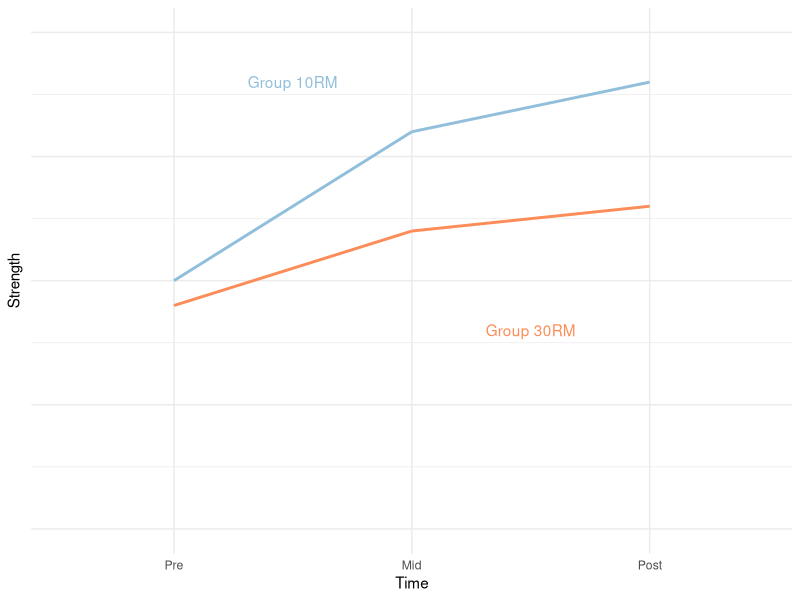

Write R code to recreate this figure.
## ---- chunk 1
library(tidyverse)
colors <- c("#fc8d59", "#ffffbf", "#91bfdb")

line_size <- 1



data.frame(Time = c("Pre", "Mid", "Post"), 
           Strength = c(1, 1, 1)) %>%
  mutate(Time = factor(Time, levels = c("Pre", "Mid", "Post"))) %>%
  ggplot(aes(Time, Strength)) + geom_blank() + 
  scale_y_continuous(limits = c(0, 1)) + 
  
  annotate("segment", x = 1, xend = 2, y = 0.5, yend = 0.8, 
           color = colors[3], 
           size = line_size) +
  annotate("segment", x = 2, xend = 3, y = 0.8, yend = 0.9, 
           color = colors[3], 
           size = line_size) +
  
  annotate("segment", x = 1, xend = 2, y = 0.45, yend = 0.6, 
           color = colors[1], 
           size = line_size) +
  annotate("segment", x = 2, xend = 3, y = 0.6, yend = 0.65, 
           color = colors[1], 
           size = line_size) +

  annotate("text", x = c(2.5, 1.5), y = c(0.4, 0.9), 
           color = c(colors[1], colors[3]), 
           label = c("Group 30RM", "Group 10RM")) +

  theme_minimal() +
  theme(axis.text.y = element_blank()) 


## ---- chunk 2
library(knitr)
data.frame(Coefficient = c("Intercept", "TimeMid", "TimePost", 
                           "Group10RM", "TimeMid:Group10RM", "TimePost:Group10RM"), 
           Estimate = c(0.45, 
                        0.15, 
                        0.2, 
                        0.05, 
                        0.15, 
                        0.2)) %>%
  kable(caption = "Table 1. Regression coefficients from an hypothetical data set.")

## ---- chunk 3
library(knitr)
data.frame(Coefficient = c("TimeMid:Group10RM", "TimePost:Group10RM"), 
           Estimate = c(0.15, 
                        0.2), 
           ci = c("-0.05, 0.35", 
                                     "0.05, 0.35")) %>%
  kable(caption = "Table 2. Interaction coefficients from an hypothetical data set.", 
        col.names = c("Coefficient", "Estimate", "95% CI"))

